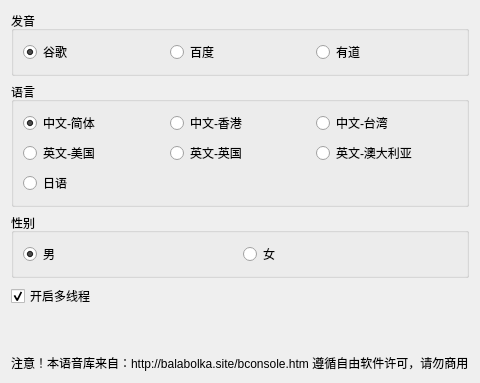
      <widget class="QWidget" name="bal">
       <attribute name="title">
        <string>Balabolka</string>
       </attribute>
       <layout class="QVBoxLayout" name="verticalLayout_7">
        <item>
         <widget class="QGroupBox" name="service_group">
          <property name="sizePolicy">
           <sizepolicy hsizetype="Preferred" vsizetype="Preferred">
            <horstretch>0</horstretch>
            <verstretch>1</verstretch>
           </sizepolicy>
          </property>
          <property name="statusTip">
           <string>不是所有语音都好使</string>
          </property>
          <property name="title">
           <string>发音</string>
          </property>
          <layout class="QHBoxLayout" name="horizontalLayout_11">
           <item>
            <widget class="QRadioButton" name="google">
             <property name="text">
              <string>谷歌</string>
             </property>
             <property name="checked">
              <bool>true</bool>
             </property>
             <property name="service" stdset="0">
              <string>google</string>
             </property>
             <attribute name="buttonGroup">
              <string notr="true">service</string>
             </attribute>
            </widget>
           </item>
           <item>
            <widget class="QRadioButton" name="baidu_2">
             <property name="text">
              <string>百度</string>
             </property>
             <property name="service" stdset="0">
              <string>baidu</string>
             </property>
             <attribute name="buttonGroup">
              <string notr="true">service</string>
             </attribute>
            </widget>
           </item>
           <item>
            <widget class="QRadioButton" name="youdao">
             <property name="text">
              <string>有道</string>
             </property>
             <property name="service" stdset="0">
              <string>youdao</string>
             </property>
             <attribute name="buttonGroup">
              <string notr="true">service</string>
             </attribute>
            </widget>
           </item>
          </layout>
         </widget>
        </item>
        <item>
         <widget class="QGroupBox" name="language_group">
          <property name="sizePolicy">
           <sizepolicy hsizetype="Preferred" vsizetype="Preferred">
            <horstretch>0</horstretch>
            <verstretch>2</verstretch>
           </sizepolicy>
          </property>
          <property name="title">
           <string>语言</string>
          </property>
          <layout class="QGridLayout" name="gridLayout_5">
           <item row="0" column="1">
            <widget class="QRadioButton" name="radioButton_5">
             <property name="text">
              <string>中文-香港</string>
             </property>
             <property name="language" stdset="0">
              <string>zh-HK</string>
             </property>
             <attribute name="buttonGroup">
              <string notr="true">language</string>
             </attribute>
            </widget>
           </item>
           <item row="1" column="1">
            <widget class="QRadioButton" name="radioButton_8">
             <property name="text">
              <string>英文-英国</string>
             </property>
             <property name="language" stdset="0">
              <string>en-GB</string>
             </property>
             <attribute name="buttonGroup">
              <string notr="true">language</string>
             </attribute>
            </widget>
           </item>
           <item row="0" column="0">
            <widget class="QRadioButton" name="znCN">
             <property name="text">
              <string>中文-简体</string>
             </property>
             <property name="checked">
              <bool>true</bool>
             </property>
             <property name="language" stdset="0">
              <string>zh-CN</string>
             </property>
             <attribute name="buttonGroup">
              <string notr="true">language</string>
             </attribute>
            </widget>
           </item>
           <item row="0" column="2">
            <widget class="QRadioButton" name="radioButton_6">
             <property name="text">
              <string>中文-台湾</string>
             </property>
             <property name="language" stdset="0">
              <string>zh-TW</string>
             </property>
             <attribute name="buttonGroup">
              <string notr="true">language</string>
             </attribute>
            </widget>
           </item>
           <item row="1" column="2">
            <widget class="QRadioButton" name="radioButton_9">
             <property name="text">
              <string>英文-澳大利亚</string>
             </property>
             <property name="language" stdset="0">
              <string>en-AU</string>
             </property>
             <attribute name="buttonGroup">
              <string notr="true">language</string>
             </attribute>
            </widget>
           </item>
           <item row="1" column="0">
            <widget class="QRadioButton" name="radioButton_7">
             <property name="text">
              <string>英文-美国</string>
             </property>
             <property name="language" stdset="0">
              <string>en-US</string>
             </property>
             <attribute name="buttonGroup">
              <string notr="true">language</string>
             </attribute>
            </widget>
           </item>
           <item row="2" column="0">
            <widget class="QRadioButton" name="radioButton_10">
             <property name="text">
              <string>日语</string>
             </property>
             <property name="language" stdset="0">
              <string>ja-JP</string>
             </property>
             <attribute name="buttonGroup">
              <string notr="true">language</string>
             </attribute>
            </widget>
           </item>
          </layout>
         </widget>
        </item>
        <item>
         <widget class="QGroupBox" name="gender_group">
          <property name="sizePolicy">
           <sizepolicy hsizetype="Preferred" vsizetype="Preferred">
            <horstretch>0</horstretch>
            <verstretch>1</verstretch>
           </sizepolicy>
          </property>
          <property name="statusTip">
           <string>性别选项只对谷歌的部分语言（日语）有效</string>
          </property>
          <property name="title">
           <string>性别</string>
          </property>
          <layout class="QHBoxLayout" name="horizontalLayout_17">
           <item>
            <widget class="QRadioButton" name="male">
             <property name="toolTip">
              <string>此选项只对部分语言有效</string>
             </property>
             <property name="text">
              <string>男</string>
             </property>
             <property name="checked">
              <bool>true</bool>
             </property>
             <attribute name="buttonGroup">
              <string notr="true">gender</string>
             </attribute>
            </widget>
           </item>
           <item>
            <widget class="QRadioButton" name="female">
             <property name="toolTip">
              <string>此选项只对部分语言有效</string>
             </property>
             <property name="text">
              <string>女</string>
             </property>
             <attribute name="buttonGroup">
              <string notr="true">gender</string>
             </attribute>
            </widget>
           </item>
          </layout>
         </widget>
        </item>
        <item>
         <widget class="QCheckBox" name="bal_multi">
          <property name="text">
           <string>开启多线程</string>
          </property>
          <property name="checked">
           <bool>true</bool>
          </property>
         </widget>
        </item>
        <item>
         <spacer name="verticalSpacer_3">
          <property name="orientation">
           <enum>Qt::Vertical</enum>
          </property>
          <property name="sizeHint" stdset="0">
           <size>
            <width>20</width>
            <height>40</height>
           </size>
          </property>
         </spacer>
        </item>
        <item>
         <widget class="QLabel" name="label">
          <property name="text">
           <string>注意！本语音库来自：http://balabolka.site/bconsole.htm 遵循自由软件许可，请勿商用</string>
          </property>
         </widget>
        </item>
       </layout>
      </widget>
